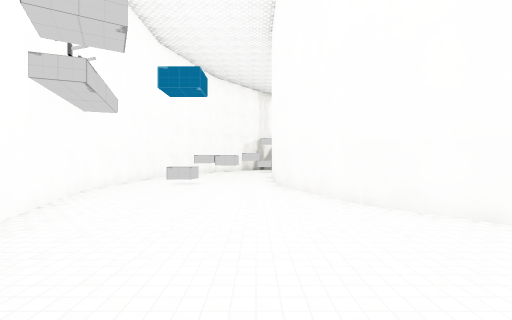
View 1 (above)

16 first-person views from a walk through a Unity game level. The camera is 1.5 m above the floor, looks level and sees 90° across. The floor is counted in squares, 2 m on a side. Each view is taken from the middle of a square. On the plan, view 1 faces up. The plan holds only what a view shows up to about 9 squares ahead; the rest is blank. The place goes on beyond the plan. The player is left out. Some surface patterns are stand-ins.

View 2
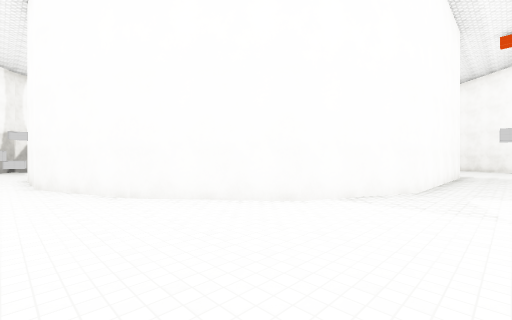

View 3
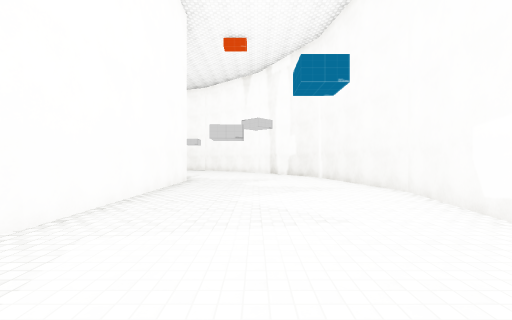

View 4
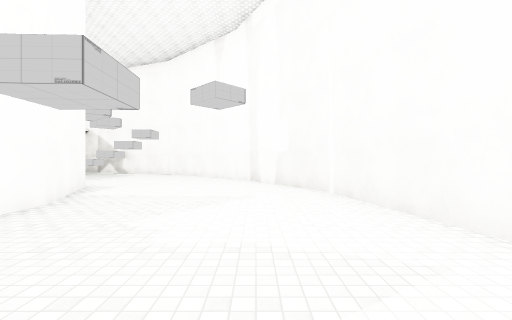

View 5
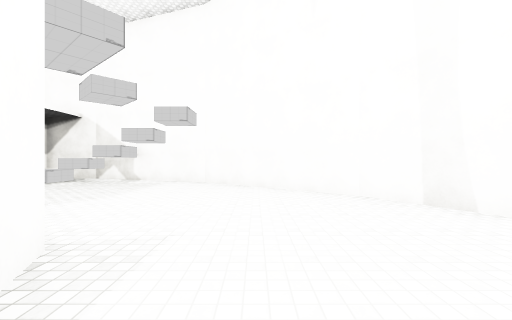

View 6
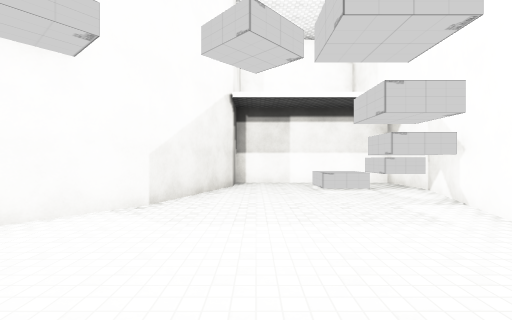

View 7
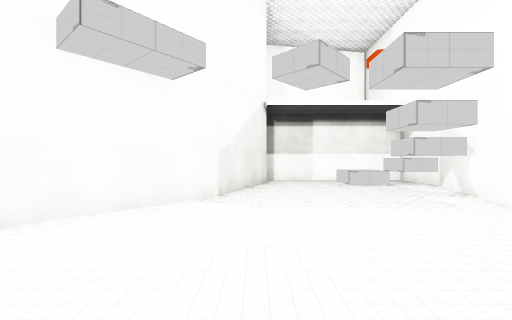

View 8
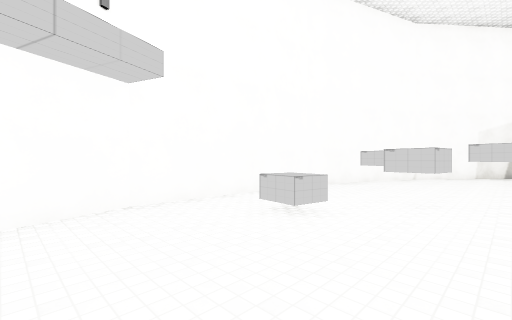

View 9
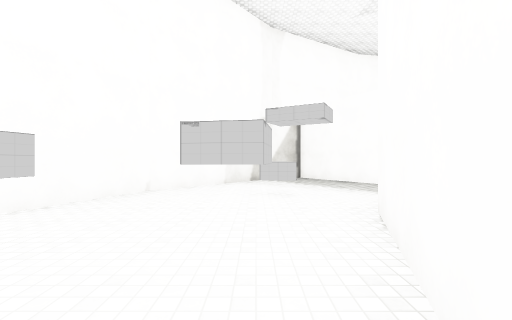

View 10
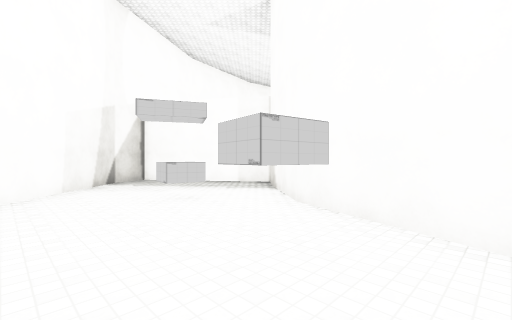

View 11
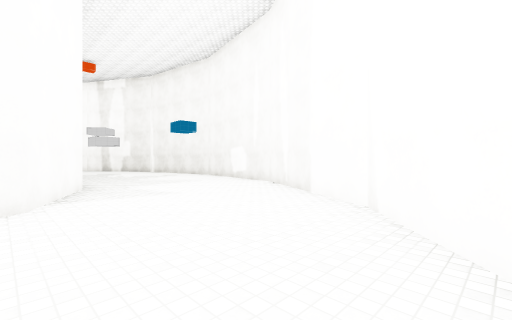

View 12
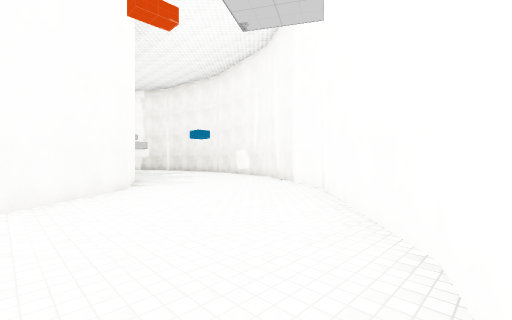

View 13
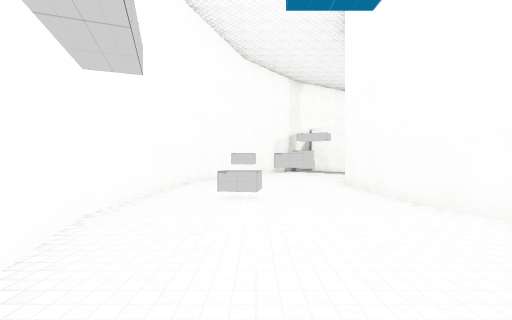

View 14
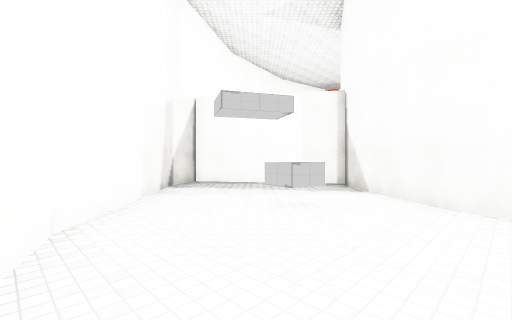

View 15
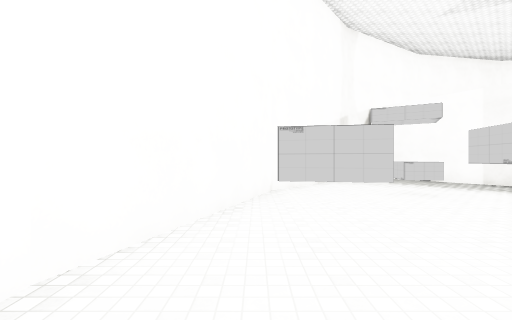

View 16
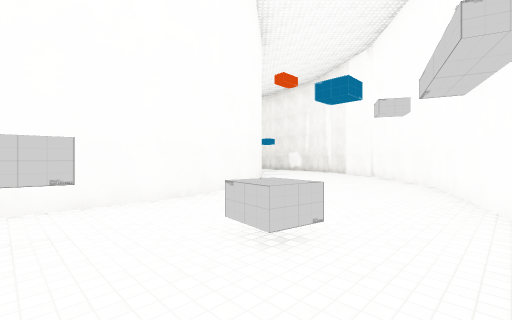

### Floor plan
Points are (right, up) in squares from view 1. A wall is a line through its corners. A room is listed if a view was taken in it or the views show most of it. See-through windows are left out.
Room 1 (views 1, 2, 3, 4, 5, 6, 7, 8, 9, 10, 11, 12, 13, 14, 15, 16)
walls: (7, -5) (10, -5.6) (15, -4.7) (19.4, -2.2) (22.6, 1.7) (24.4, 6.5) (24.4, 8.5) (19.4, 8.5) (19.4, 7.4) (18.2, 4.3) (16.1, 1.7) (13.2, 0.5) (6.8, 0.5) (3.9, 1.7) (1.8, 4.2) (0.7, 7.4) (0.7, 10.6) (1.8, 13.7) (3.9, 16.3) (4.7, 16.7) (1.9, 20.9) (0.6, 20.1) (-2.6, 16.3) (-4.3, 11.5) (-4.3, 6.5) (-2.6, 1.7) (0.6, -2.2) (5, -4.7)
objects: other object (-2, 8); other object (-2, 12); other object (-1, 10); other object (0, 13); other object (0, 16) to (1, 16); other object (22, 7); other object (23, 5); other object (23, 6) to (23, 7)

Where each view was taken, in squares from view 1:
view 1: 0 up, 0 right, facing up
view 2: 1 down, 0 right, facing up-right
view 3: 2 down, 4 right, facing right
view 4: 3 down, 9 right, facing right
view 5: 0 up, 14 right, facing right
view 6: 0 up, 20 right, facing up
view 7: 1 down, 19 right, facing up
view 8: 5 up, 0 right, facing up-left
view 9: 10 up, 0 right, facing up
view 10: 11 up, 2 left, facing up-right
view 11: 2 up, 1 left, facing down-right
view 12: 4 up, 3 left, facing down-right
view 13: 3 up, 2 left, facing up
view 14: 13 up, 3 left, facing up-right
view 15: 10 up, 3 left, facing up
view 16: 10 up, 4 left, facing down-right
